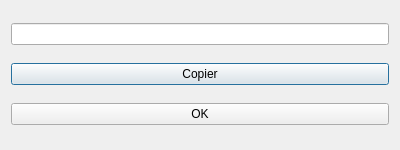
<?xml version="1.0" encoding="UTF-8"?>
<ui version="4.0">
    <class>CodeDialog</class>
    <widget class="QDialog" name="CodeDialog">
        <property name="geometry">
            <rect>
                <x>0</x>
                <y>0</y>
                <width>400</width>
                <height>150</height>
            </rect>
        </property>
        <property name="windowTitle">
            <string>Code de Connexion</string>
        </property>
        <layout class="QVBoxLayout" name="verticalLayout">
            <item>
                <widget class="QLineEdit" name="codeLineEdit">
                    <property name="readOnly">
                        <bool>true</bool>
                    </property>
                </widget>
            </item>
            <item>
                <widget class="QPushButton" name="copyButton">
                    <property name="text">
                        <string>Copier</string>
                    </property>
                </widget>
            </item>
            <item>
                <widget class="QPushButton" name="okButton">
                    <property name="text">
                        <string>OK</string>
                    </property>
                </widget>
            </item>
        </layout>
    </widget>
</ui>
